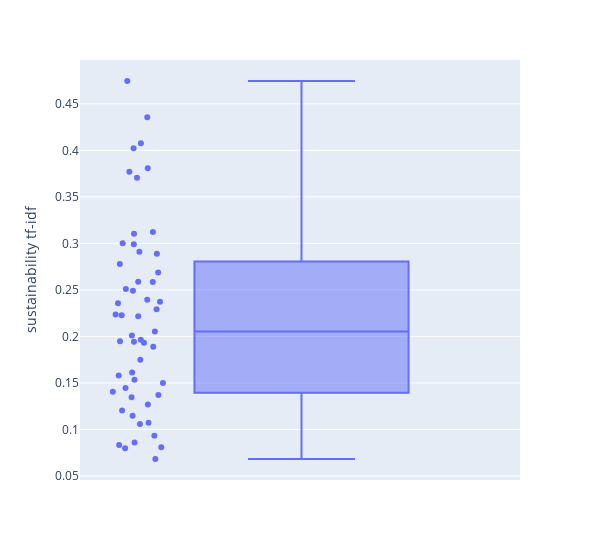

Notebook source saved alongside this figure:
### Markdown cell above
Boxplot TF-IDF Verteilung

### Code cell
fig = px.box(tf_idf_sustainability_2, y="sustainability tf-idf", points="all", width=600, hover_data=["Company"])
fig.show()

### Figure 1 — Plotly figure (JSON) as saved in the notebook; plotly's stock layout.template omitted (floating-point values rounded to 4 significant figures)
{"data": [{"alignmentgroup": "True", "boxpoints": "all", "customdata": [["abb_sustainability_performance"], ["allreal_report_employee"], ["braun_employee_management"], ["bucher_industries_employee"], ["chemical_mitsubishi_employee"], ["cid_burckhardt_compression"], ["cid_client_risk"], ["community_glencore_report"], ["coop_sustainability_product"], ["coop_target_group"], ["credit_risk_suisse"], ["dental_report_production"], ["energy_emission_google"], ["feed_cargill_nutrition"], ["financial_sap_management"], ["ge_business_energy"], ["gf_sustainability_report"], ["girsberger_product_employee"], ["glencore_water_report"], ["global_safety_training"], ["global_training_qshe"], ["group_autogrill_management"], ["group_sfs_employee"], ["group_sustainability_supplier"], ["implenia_die_der"], ["investment_group_partners"], ["investment_sustainability_report"], ["lombard_odier_sustainability"], ["lyreco_sustainability_product"], ["novartis_water_energy"], ["orior_sustainability_product"], ["people_sustainability_report"], ["product_calida_material"], ["property_sustainability_tenant"], ["schindler_report_product"], ["sfs_group_employee"], ["stadler_employee_sustainability"], ["sustainability_allianz_risk"], ["sustainability_bank_report"], ["sustainability_employee_business"], ["sustainability_report_business"], ["sustainability_report_logitech"], ["sustainability_risk_report"], ["swiss_life_sustainability"], ["swiss_post_report"], ["swiss_risk_sustainability"], ["swiss_sustainability_risk"], ["takeda_patient_business"], ["ubp_sustainability_investment"], ["water_carbon_waste"], ["water_employee_management"], ["year_richemont_group"], ["zurich_commitment_insurance"]], "hovertemplate": "sustainability tf-idf=%{y}<br>Company=%{customdata[0]}<extra></extra>", "legendgroup": "", "marker": {"color": "#636efa"}, "name": "", "notched": false, "offsetgroup": "", "orientation": "v", "showlegend": false, "type": "box", "x0": " ", "xaxis": "x", "y": [0.2227, 0.08341, 0.1949, 0.1445, 0.4745, 0.1345, 0.2778, 0.3769, 0.4021, 0.2509, 0.2911, 0.2372, 0.3808, 0.2052, 0.1579, 0.09315, 0.3103, 0.1204, 0.08098, 0.1369, 0.1405, 0.07974, 0.2887, 0.1748, 0.06827, 0.08595, 0.1888, 0.2393, 0.2235, 0.1944, 0.2989, 0.2686, 0.1058, 0.4355, 0.1073, 0.1533, 0.1148, 0.4075, 0.1965, 0.1931, 0.1499, 0.3002, 0.1611, 0.3122, 0.249, 0.2589, 0.2216, 0.2291, 0.3704, 0.2358, 0.2586, 0.2009, 0.1268], "y0": " ", "yaxis": "y"}], "layout": {"boxmode": "group", "legend": {"tracegroupgap": 0}, "margin": {"t": 60}, "width": 600, "xaxis": {"anchor": "y", "domain": [0, 1]}, "yaxis": {"anchor": "x", "domain": [0, 1], "title": {"text": "sustainability tf-idf"}}}}
